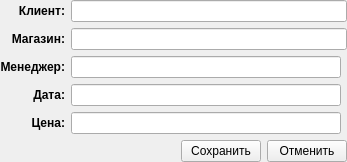
             <widget class="QWidget" name="formEditPage_6">
              <layout class="QGridLayout" name="gridLayout_34">
               <property name="leftMargin">
                <number>0</number>
               </property>
               <property name="topMargin">
                <number>0</number>
               </property>
               <property name="rightMargin">
                <number>0</number>
               </property>
               <property name="bottomMargin">
                <number>0</number>
               </property>
               <item row="2" column="2">
                <widget class="QPushButton" name="shopSaveButton_3">
                 <property name="text">
                  <string>Сохранить</string>
                 </property>
                </widget>
               </item>
               <item row="2" column="0" colspan="2">
                <spacer name="horizontalSpacer_19">
                 <property name="orientation">
                  <enum>Qt::Horizontal</enum>
                 </property>
                 <property name="sizeHint" stdset="0">
                  <size>
                   <width>175</width>
                   <height>20</height>
                  </size>
                 </property>
                </spacer>
               </item>
               <item row="2" column="3">
                <widget class="QPushButton" name="shopCancelButton_3">
                 <property name="text">
                  <string>Отменить</string>
                 </property>
                </widget>
               </item>
               <item row="0" column="0" rowspan="2" colspan="4">
                <layout class="QGridLayout" name="gridLayout_35">
                 <item row="0" column="0">
                  <widget class="QLabel" name="label_63">
                   <property name="font">
                    <font>
                     <weight>75</weight>
                     <bold>true</bold>
                    </font>
                   </property>
                   <property name="text">
                    <string>Клиент:</string>
                   </property>
                   <property name="alignment">
                    <set>Qt::AlignRight|Qt::AlignTrailing|Qt::AlignVCenter</set>
                   </property>
                  </widget>
                 </item>
                 <item row="2" column="1">
                  <widget class="QLineEdit" name="orderManagerEdit"/>
                 </item>
                 <item row="0" column="1" colspan="2">
                  <widget class="QLineEdit" name="orderClientEdit"/>
                 </item>
                 <item row="1" column="0">
                  <widget class="QLabel" name="label_61">
                   <property name="font">
                    <font>
                     <weight>75</weight>
                     <bold>true</bold>
                    </font>
                   </property>
                   <property name="text">
                    <string>Магазин:</string>
                   </property>
                   <property name="alignment">
                    <set>Qt::AlignRight|Qt::AlignTrailing|Qt::AlignVCenter</set>
                   </property>
                  </widget>
                 </item>
                 <item row="2" column="0">
                  <widget class="QLabel" name="label_62">
                   <property name="font">
                    <font>
                     <weight>75</weight>
                     <bold>true</bold>
                    </font>
                   </property>
                   <property name="text">
                    <string>Менеджер:</string>
                   </property>
                   <property name="alignment">
                    <set>Qt::AlignRight|Qt::AlignTrailing|Qt::AlignVCenter</set>
                   </property>
                  </widget>
                 </item>
                 <item row="1" column="1" colspan="2">
                  <widget class="QLineEdit" name="orderShopEdit"/>
                 </item>
                 <item row="3" column="0">
                  <widget class="QLabel" name="label_64">
                   <property name="font">
                    <font>
                     <weight>75</weight>
                     <bold>true</bold>
                    </font>
                   </property>
                   <property name="text">
                    <string>Дата:</string>
                   </property>
                   <property name="alignment">
                    <set>Qt::AlignRight|Qt::AlignTrailing|Qt::AlignVCenter</set>
                   </property>
                  </widget>
                 </item>
                 <item row="4" column="0">
                  <widget class="QLabel" name="label_66">
                   <property name="font">
                    <font>
                     <weight>75</weight>
                     <bold>true</bold>
                    </font>
                   </property>
                   <property name="text">
                    <string>Цена:</string>
                   </property>
                   <property name="alignment">
                    <set>Qt::AlignRight|Qt::AlignTrailing|Qt::AlignVCenter</set>
                   </property>
                  </widget>
                 </item>
                 <item row="3" column="1">
                  <widget class="QLineEdit" name="orderDateEdit"/>
                 </item>
                 <item row="4" column="1">
                  <widget class="QLineEdit" name="orderPriceEdit">
                   <property name="readOnly">
                    <bool>true</bool>
                   </property>
                  </widget>
                 </item>
                </layout>
               </item>
              </layout>
             </widget>
